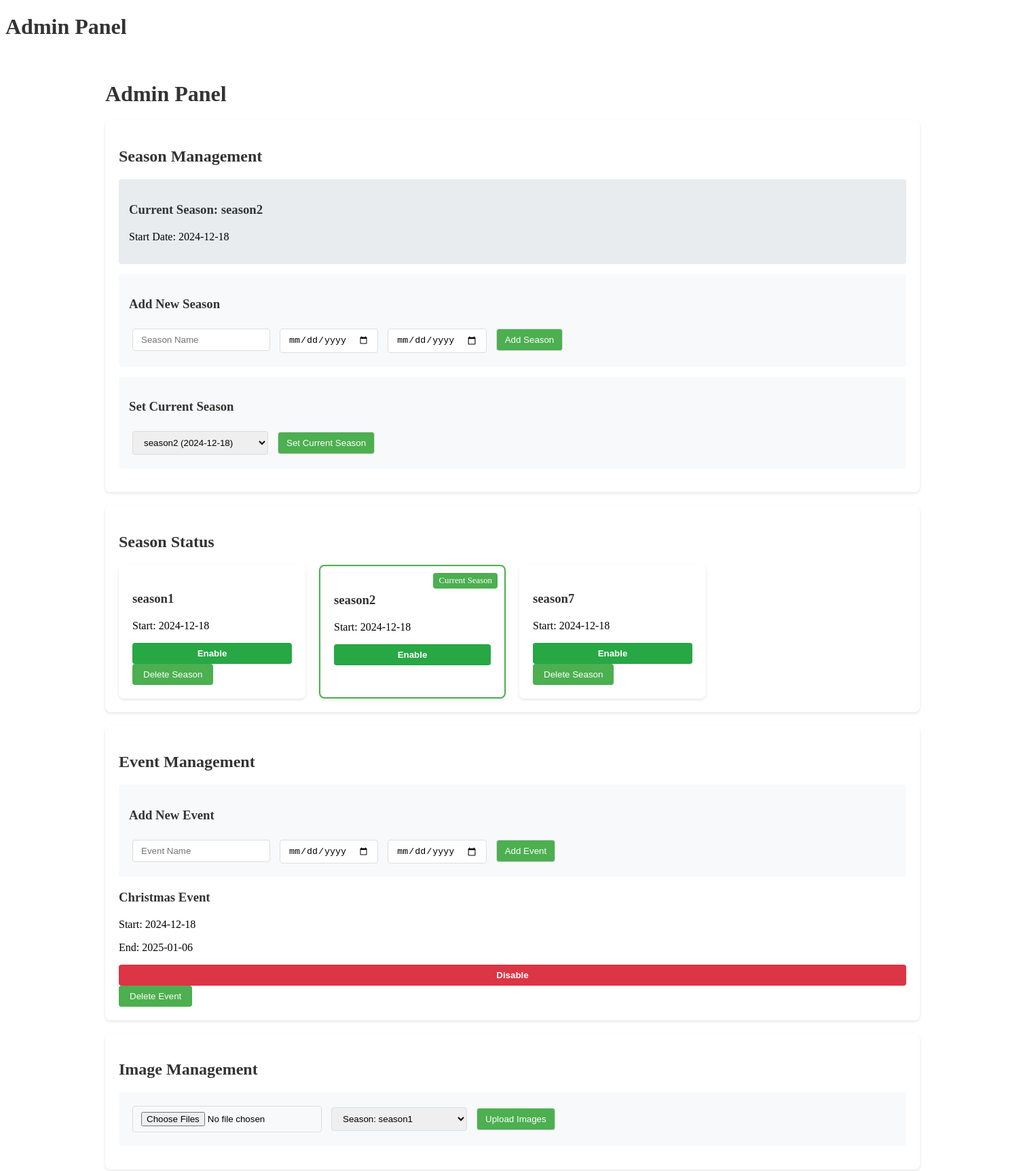
The page /admin (signed in, upper part) on the database its author committed.
### index.py (models this page shows)
class Season(db.Model):
    id = db.Column(db.Integer, primary_key=True)
    name = db.Column(db.String(80), nullable=False)
    is_current = db.Column(db.Boolean, default=False)
    is_enabled = db.Column(db.Boolean, default=True)
    start_date = db.Column(db.DateTime, nullable=False)
    end_date = db.Column(db.DateTime)

class Event(db.Model):
    id = db.Column(db.Integer, primary_key=True)
    name = db.Column(db.String(80), nullable=False)
    is_enabled = db.Column(db.Boolean, default=True)
    start_date = db.Column(db.DateTime, nullable=False)
    end_date = db.Column(db.DateTime)

### index.py (the view, shortened to what this page needs)
@app.route('/admin', methods=['GET', 'POST'])
@login_required
def admin():
    if not current_user.is_admin:
        return "Access denied", 403
    current_season = get_current_season()
    images_root = 'images'
    all_seasons = Season.query.order_by(Season.name).all()
    all_events = Event.query.order_by(Event.name).all()
    folder_choices = [season.name for season in all_seasons]
    folder_choices.extend([event.name for event in all_events])
    all_seasons = Season.query.order_by(Season.name).all()
    current_season = Season.query.filter_by(is_current=True).first()
    print(f"Current season: {current_season.name if current_season else 'None'}")  # Debug print
    print(f"All seasons: {[s.name for s in all_seasons]}")  # Debug print
    return render_template('admin.html',
                         folder_seasons=folder_choices,
                         all_images=Image.query.all(),
                         all_seasons=all_seasons,
                         all_events=all_events,
                         current_season=current_season,
                         season=current_season.name if current_season else None)

### index.py (called while the page is built, shortened)
@login_manager.user_loader
def load_user(user_id):
    return User.query.get(int(user_id))

def get_current_season():
    current_season = Season.query.filter_by(is_current=True).first()
    return current_season

### templates/admin.html (shortened to what this page needs)
<!DOCTYPE html>
<html>
<head>
</head>
<body>
    <h1>Admin Panel</h1>
    <div class="container">
        <h1>Admin Panel</h1>
        <div class="section">
            <h2>Season Management</h2>
            {% if current_season %}
            <div class="info-box">
                <h3>Current Season: {{ current_season.name }}</h3>
                <p>Start Date: {{ current_season.start_date.strftime('%Y-%m-%d') }}</p>
            </div>
            {% else %}
            <div class="info-box">
                <h3>No Current Season Set</h3>
                <p>Please set a current season using the form below.</p>
            </div>
            {% endif %}
            <form method="POST" class="form-group">
                <h3>Add New Season</h3>
                <input type="text" name="season_name" placeholder="Season Name" required>
                <input type="date" name="start_date" required>
                <input type="date" name="end_date">
                <button type="submit" name="add_season">Add Season</button>
            </form>
            <form method="POST" class="form-group">
                <h3>Set Current Season</h3>
                <select name="season_id" required>
                    {% for season in all_seasons %}
                    <option value="{{ season.id }}" {% if current_season and season.id == current_season.id %}selected{% endif %}>
                        {{ season.name }} ({{ season.start_date.strftime('%Y-%m-%d') }})
                    </option>
                    {% endfor %}
                </select>
                <button type="submit" name="set_current_season">Set Current Season</button>
            </form>
        </div>
        <div class="section">
            <h2>Season Status</h2>
            <div class="season-grid">
                {% for season in all_seasons %}
                <div class="season-item {% if current_season and season.id == current_season.id %}current-season{% endif %}">
                    <h3>{{ season.name }}</h3>
                    <p>Start: {{ season.start_date.strftime('%Y-%m-%d') }}</p>
                    <div class="button-group">
                        <form method="POST" class="toggle-form">
                            <button type="submit"
                                    name="toggle_season"
                                    class="toggle-button {% if season.is_enabled %}enabled{% else %}disabled{% endif %}">
                                {{ 'Disable' if season.is_enabled else 'Enable' }}
                            </button>
                        </form>
                        {% if not season.is_current %}
                        <form method="POST" class="delete-form" onsubmit="return confirm('Are you sure you want to delete this season? This will delete all associated files and cannot be undone.');">
                            <button type="submit"
                                    name="delete_season"
                                    class="delete-button">
                                Delete Season
                            </button>
                        </form>
                        {% endif %}
                    </div>
                    {% if current_season and season.id == current_season.id %}
                    <div class="current-badge">Current Season</div>
                    {% endif %}
                </div>
                {% endfor %}
            </div>
        </div>
        <div class="section">
            <h2>Event Management</h2>
            <form method="POST" class="form-group">
                <h3>Add New Event</h3>
                <input type="text" name="event_name" placeholder="Event Name" required>
                <input type="date" name="event_start_date" required>
                <input type="date" name="event_end_date">
                <button type="submit" name="add_event">Add Event</button>
            </form>
            <div class="event-grid">
                {% for event in all_events %}
                <div class="event-item">
                    <h3>{{ event.name }}</h3>
                    <p>Start: {{ event.start_date.strftime('%Y-%m-%d') }}</p>
                    {% if event.end_date %}
                    <p>End: {{ event.end_date.strftime('%Y-%m-%d') }}</p>
                    {% endif %}
                    <div class="button-group">
                        <form method="POST" class="toggle-form">
                            <button type="submit"
                                    name="toggle_event"
                                    class="toggle-button {% if event.is_enabled %}enabled{% else %}disabled{% endif %}">
                                {{ 'Disable' if event.is_enabled else 'Enable' }}
                            </button>
                        </form>
                        <form method="POST" class="delete-form" onsubmit="return confirm('Are you sure you want to delete this event?');">
                            <button type="submit"
                                    name="delete_event"
                                    class="delete-button">
                                Delete Event
                            </button>
                        </form>
                    </div>
                </div>
                {% endfor %}
            </div>
        </div>
        <div class="section">
            <h2>Image Management</h2>
            <form method="POST" enctype="multipart/form-data" class="form-group">
                <input type="file" name="images[]" accept="image/*" multiple required>
                <select name="season" required>
                    {% for season in all_seasons %}
                    <option value="{{ season.name }}">Season: {{ season.name }}</option>
                    {% endfor %}
                </select>
                <button type="submit" name="upload_images">Upload Images</button>
            </form>
        </div>
    </div>
</body>
</html>

### templates/admin.html (style rules this page uses)
.container { max-width: 1200px; margin: 0 auto; padding: 20px; }
.section { background: white; margin: 20px 0; padding: 20px; border-radius: 8px; box-shadow: 0 2px 4px rgba(0,0,0,0.1); }
h1, h2, h3 { color: #333; margin-bottom: 20px; }
.form-group { margin: 15px 0; padding: 15px; background: #f8f9fa; border-radius: 4px; }
.form-group input, .form-group select, .form-group button { margin: 5px; padding: 8px 12px; border: 1px solid #ddd; border-radius: 4px; }
button { background: #4CAF50; color: white; border: none; cursor: pointer; padding: 8px 16px; border-radius: 4px; }
.info-box { background-color: #e9ecef; padding: 15px; border-radius: 4px; margin: 10px 0; }
select { min-width: 200px; }
.season-grid { display: grid; grid-template-columns: repeat(auto-fill, minmax(250px, 1fr)); gap: 20px; margin-top: 20px; }
.season-item { background: white; padding: 20px; border-radius: 8px; box-shadow: 0 2px 4px rgba(0,0,0,0.1); position: relative; }
.current-season { border: 2px solid #4CAF50; }
.toggle-form { margin-top: 10px; }
.toggle-button { width: 100%; padding: 8px; border: none; border-radius: 4px; cursor: pointer; font-weight: bold; }
.toggle-button.enabled { background-color: #dc3545; color: white; }
.toggle-button.disabled { background-color: #28a745; color: white; }
.current-badge { position: absolute; top: 10px; right: 10px; background: #4CAF50; color: white; padding: 4px 8px; border-radius: 4px; font-size: 0.8em; }

### rows shown on the page
Season: name "season2", start_date "2024-12-18", is_enabled "Enable", shows "Current Season"
Season: name "season1", start_date "2024-12-18", is_enabled "Enable"
Season: name "season7", start_date "2024-12-18", is_enabled "Enable"
Event: name "Christmas Event", start_date "2024-12-18", end_date "2025-01-06", is_enabled "Disable"

### other values the page prints
form field season_id "season2 (2024-12-18)"
